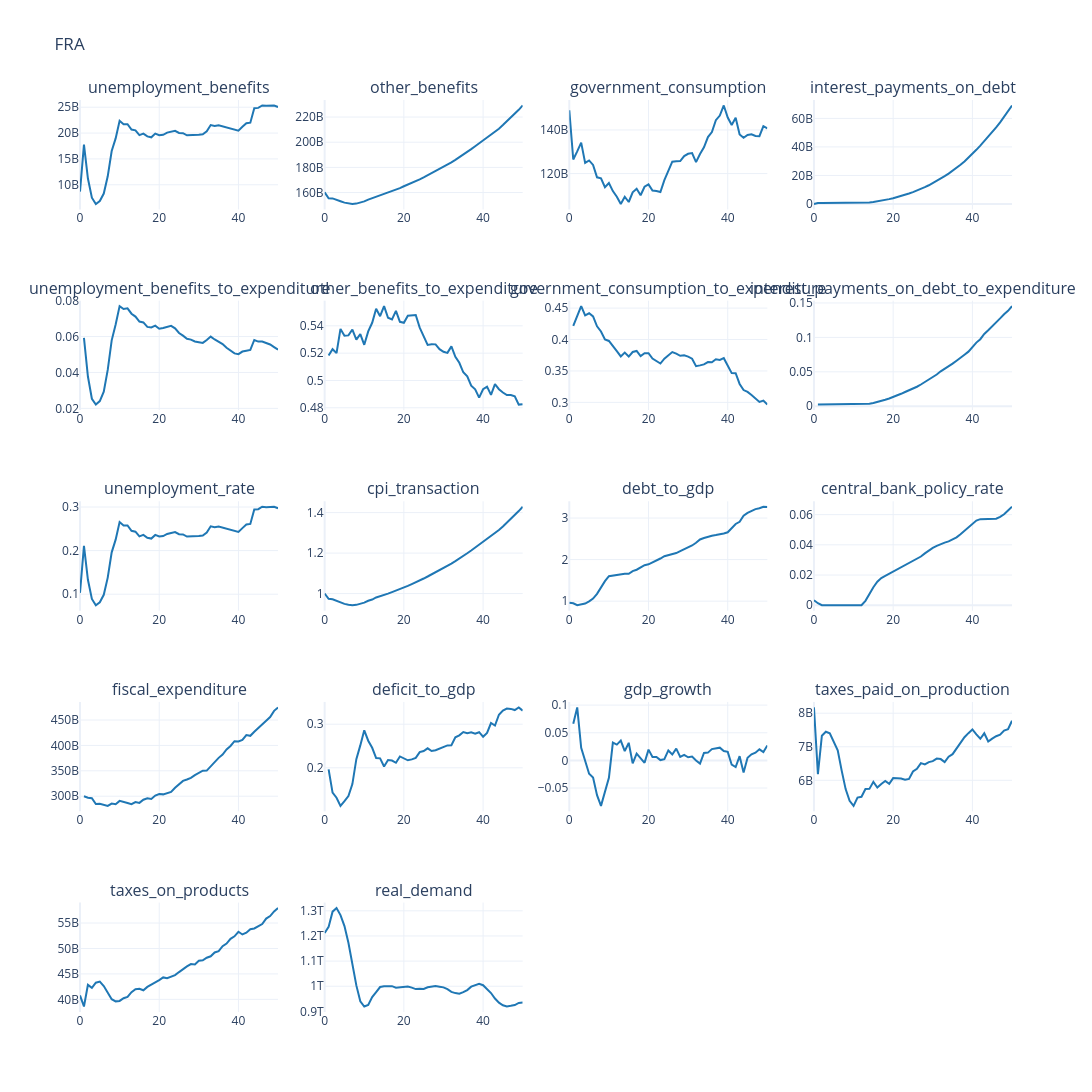
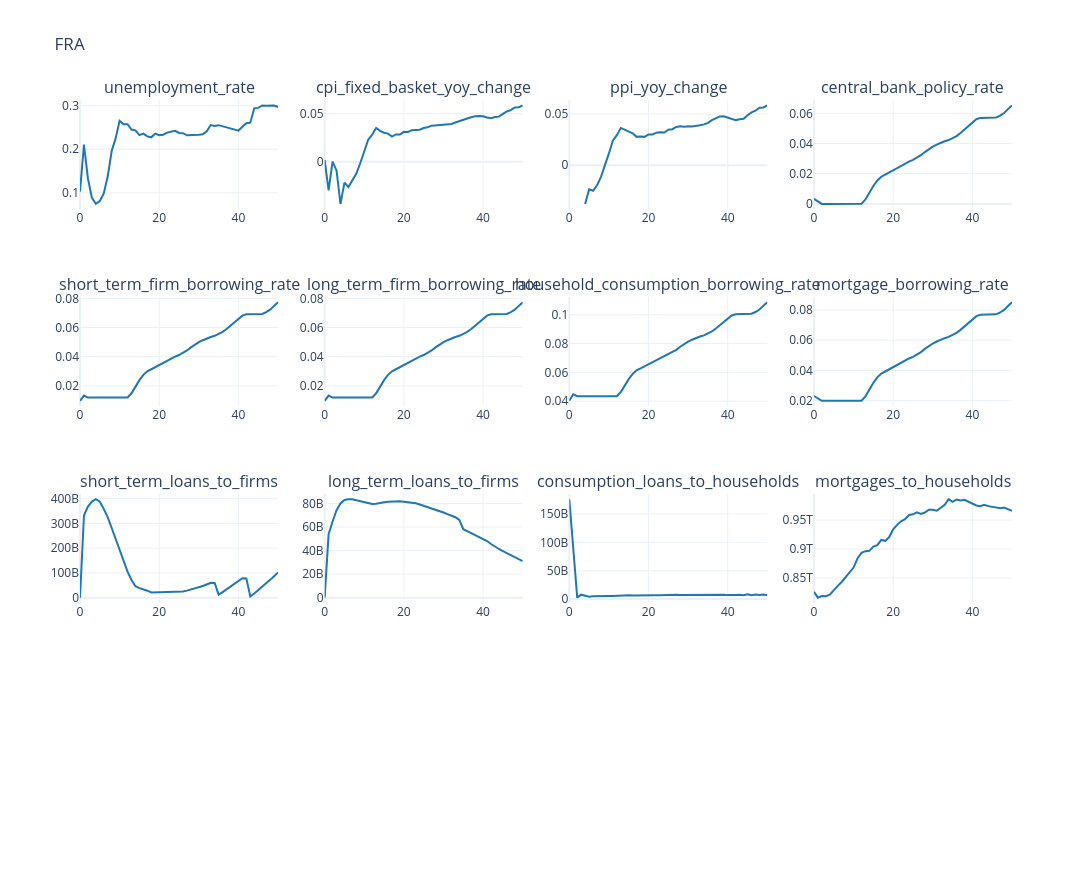
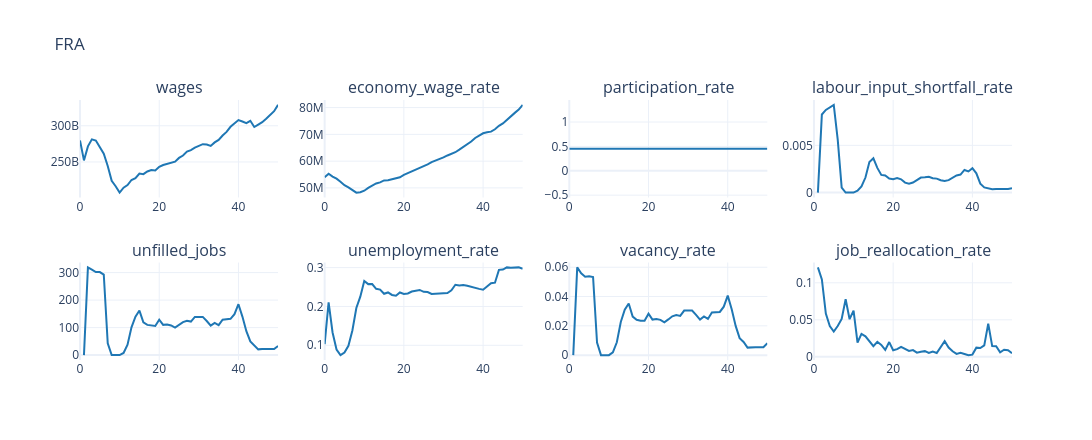

The notebook cell these images were saved under, in order:
### Code cell
fiscal_cols = [
    "unemployment_benefits", "other_benefits", "government_consumption", "interest_payments_on_debt",
    "unemployment_benefits_to_expenditure", "other_benefits_to_expenditure",
    "government_consumption_to_expenditure", "interest_payments_on_debt_to_expenditure",
    "unemployment_rate", "cpi_transaction", "debt_to_gdp", "central_bank_policy_rate",
    "fiscal_expenditure", "deficit_to_gdp", "gdp_growth",
    "taxes_paid_on_production", "taxes_on_products", "real_demand",
]
policy_cols = [
    "unemployment_rate", "cpi_fixed_basket_yoy_change", "ppi_yoy_change",
    "central_bank_policy_rate", "short_term_firm_borrowing_rate",
    "long_term_firm_borrowing_rate", "household_consumption_borrowing_rate", "mortgage_borrowing_rate",
    "short_term_loans_to_firms", "long_term_loans_to_firms", "consumption_loans_to_households", "mortgages_to_households",
]

labour_cols = [
    'wages',
    "economy_wage_rate",
    'participation_rate',
    'labour_input_shortfall_rate',
    'unfilled_jobs',
    'unemployment_rate',
    'vacancy_rate',
    'job_reallocation_rate',
    'job_reallocation_rate_growth',]


plot_output(df=df_base[fiscal_cols], no_rows=5, no_cols=4, country_code=cfg.country_iso3, **FIG_SIZE_BENCHMARK)
plot_output(df=df_base[policy_cols], no_rows=4, no_cols=4, country_code=cfg.country_iso3, **FIG_SIZE_BENCHMARK)
plot_output(df=df_base[labour_cols], no_rows=2, no_cols=4, country_code=cfg.country_iso3, **FIG_SIZE_BENCHMARK)
